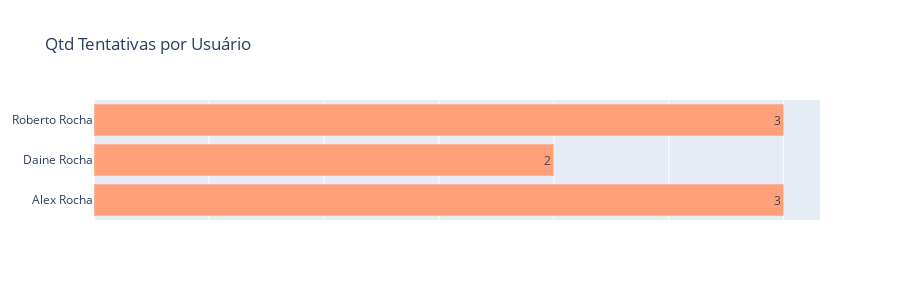

This figure's notebook cell:
### Code cell
fig = go.Figure(go.Bar(
    x= qtd_tent_usu['TENTATIVA_ID'],
    y= qtd_tent_usu['nome_completo'],
    orientation='h',
    text=qtd_tent_usu['TENTATIVA_ID'], 
    textposition='auto', 
    marker_color='lightsalmon', 
    hovertemplate=qtd_tent_usu['TENTATIVA_ID'],
)) 
fig.update_layout(
    title='Qtd Tentativas por Usuário',
    xaxis=dict(showticklabels=False),
    height=300
)
fig.show()

### Figure 1 — Plotly figure (JSON) as saved in the notebook; plotly's stock layout.template omitted (floating-point values rounded to 4 significant figures)
{"data": [{"hovertemplate": [3, 2, 3], "marker": {"color": "lightsalmon"}, "orientation": "h", "text": [3, 2, 3], "textposition": "auto", "type": "bar", "x": [3, 2, 3], "y": ["Alex Rocha", "Daine Rocha", "Roberto Rocha"]}], "layout": {"height": 300, "title": {"text": "Qtd Tentativas por Usuário"}, "xaxis": {"showticklabels": false}}}
